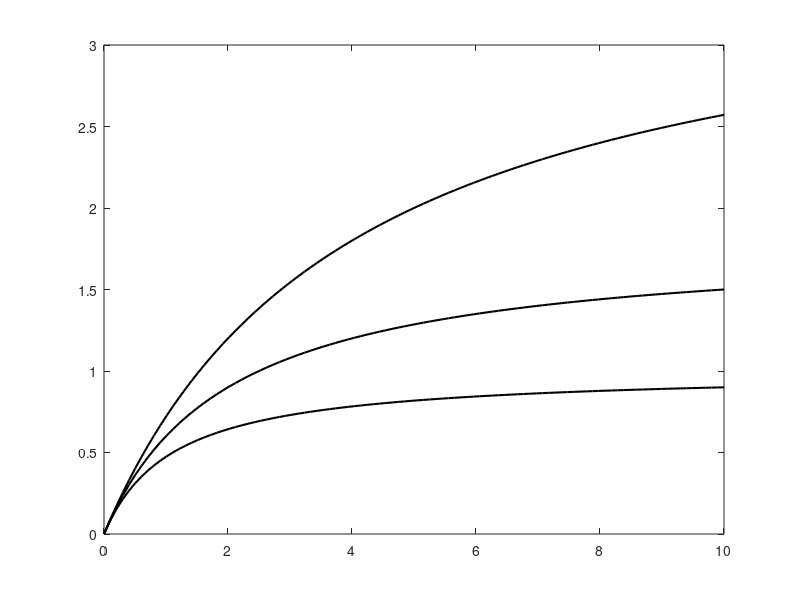

Here is the MATLAB script that generated this plot: (Note: this script raises an error after producing the figure.)

%% visualize b
%%{
%clear all
%close all
B = linspace(0,10,100);
bvec = [0.25,0.5,0.9];
y = 0.9;
for i = 1:length(bvec)
    b = bvec(i);
    for j = 1:length(B)
        allocation(j,i) = y.*B(j)./(1+b.*B(j));
    end
end
figure(1)
box on
plot(B,allocation,'k-','LineWidth',1.5);
ax = gca;
ax.XAxis.FontSize = 12.5;
ax.YAxis.FontSize = 12.5;
xlabel('Quantity of BG Biomass, $B$','FontSize',20,'interpreter','latex')
ylabel('Allocation from BG to AG','FontSize',20,'interpreter','latex')
text(7,2.1,'$b=0.25$','FontSize',20,'interpreter','latex')
text(7,1.2,'$b=0.5$','FontSize',20,'interpreter','latex')
text(7,0.6,'$b=0.9$','FontSize',20,'interpreter','latex')
%legend({'b=0.25','b=2','b=3','b=4','b=5'},'FontSize',15,'interpreter','latex')
xlim([0,10])
%ylim([0,1])
%}
 
%% visualize p
%%{
%clear all
%close all
HoverA = linspace(0,10,100);
pvec = [0.5,2,5];
for i = 1:length(pvec)
    p = pvec(i);
    for j = 1:length(HoverA)
        damage(j,i) = HoverA(j)./(p+HoverA(j));
    end
end
figure(2)
box on
plot(HoverA,damage,'k-','LineWidth',1.5);
ax = gca;
ax.XAxis.FontSize = 12.5;
ax.YAxis.FontSize = 12.5;
xlabel('Herbivores per AG Biomass, $\frac{H}{A}$','FontSize',20,'interpreter','latex')
ylabel('Herbivory Damage','FontSize',20,'interpreter','latex')
text(7,0.9,'$p_1=0.5$','FontSize',20,'interpreter','latex')
text(7,0.73,'$p_1=2$','FontSize',20,'interpreter','latex')
text(7,0.55,'$p_1=5$','FontSize',20,'interpreter','latex')
xlim([0,10])
%}

%% visualize k
%%{
%clear all
%close all
AoverH = linspace(0,10,100);
kvec = [0.5,2,5];
for i = 1:length(kvec)
    k = kvec(i);
    for j = 1:length(AoverH)
        survive(j,i) = AoverH(j)./(k+AoverH(j));
    end
end
figure(3)
box on
plot(AoverH,survive,'k-','LineWidth',1.5);
ax = gca;
ax.XAxis.FontSize = 12.5;
ax.YAxis.FontSize = 12.5;
xlabel('AG Biomass per Herbivore, $\frac{A}{H}$','FontSize',20,'interpreter','latex')
ylabel('Survivorship of Herbivores','FontSize',20,'interpreter','latex')
text(7,0.9,'$k_1=0.5$','FontSize',20,'interpreter','latex')
text(7,0.73,'$k_1=2$','FontSize',20,'interpreter','latex')
text(7,0.55,'$k_1=5$','FontSize',20,'interpreter','latex')
xlim([0,10])
%} 

%% visualize m
%%{
%clear all
%close all
B = linspace(0,10,100);
q = 0.9;
mvec = [0.1,0.3,0.9];
for i = 1:length(mvec)
    m = mvec(i);
    for j = 1:length(B)
        allocation(j,i) = q/(1+m.*B(j));
    end
end
figure(4)
box on 
plot(B,allocation,'k-','LineWidth',1.5);
ax = gca;
ax.XAxis.FontSize = 12.5;
ax.YAxis.FontSize = 12.5;
xlabel('Quantity of BG Biomas, $B$','FontSize',20,'interpreter','latex')
ylabel('Fraction of AG allocated to BG','FontSize',20,'interpreter','latex')
text(7,0.42,'$m=0.1$','FontSize',20,'interpreter','latex')
text(7,0.2,'$m=0.3$','FontSize',20,'interpreter','latex')
text(7,0.05,'$m=0.9$','FontSize',20,'interpreter','latex')
xlim([0,10])
ylim([0,1])
%}

%% visualize 1-zd
%clear all
%close all
HperA = linspace(0,40,100);
vvec = [0.05,0.2,0.5];
p1 = 0.5;
for i = 1:length(vvec)
    v = vvec(i);
    for j = 1:length(HperA)
        z(j,i) = 1-(1+v*HperA(j))/(1+(v*HperA(j))^2);
        d1(j,i) = HperA(j)/(p1+HperA(j));
        frac(j,i) = 1-z(j,i)*d1(j,i);
    end
end
figure(5)
hold on
box on
plot(HperA,frac,'k-','LineWidth',1.5);
ax = gca;
ax.XAxis.FontSize = 12.5;
ax.YAxis.FontSize = 12.5;
xlabel("Herbivores per AG Biomass, $\frac{H}{A}$",'FontSize',20,'interpreter','latex')
ylabel({'Fraction of AG Biomass, $1-zd_1$'},'FontSize',20,'interpreter','latex')
text(15,0.85,'$v=0.05$','FontSize',20,'interpreter','latex')
text(15,0.22,'$v=0.2$','FontSize',20,'interpreter','latex')
text(15,0.05,'$v=0.5$','FontSize',20,'interpreter','latex')
yline(1,'-.k');
ylim([0,1.3])
%}

